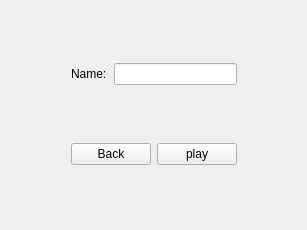
<?xml version="1.0" encoding="UTF-8"?>
<ui version="4.0">
 <class>Form</class>
 <widget class="QWidget" name="Form">
  <property name="geometry">
   <rect>
    <x>0</x>
    <y>0</y>
    <width>307</width>
    <height>230</height>
   </rect>
  </property>
  <property name="windowTitle">
   <string>Form</string>
  </property>
  <layout class="QGridLayout" name="gridLayout">
   <item row="0" column="0">
    <spacer name="horizontalSpacer">
     <property name="orientation">
      <enum>Qt::Horizontal</enum>
     </property>
     <property name="sizeHint" stdset="0">
      <size>
       <width>29</width>
       <height>20</height>
      </size>
     </property>
    </spacer>
   </item>
   <item row="0" column="1">
    <widget class="QLabel" name="label">
     <property name="text">
      <string>Name:</string>
     </property>
    </widget>
   </item>
   <item row="0" column="2" colspan="2">
    <widget class="QLineEdit" name="playerName">
     <property name="text">
      <string/>
     </property>
    </widget>
   </item>
   <item row="0" column="4">
    <spacer name="horizontalSpacer_2">
     <property name="orientation">
      <enum>Qt::Horizontal</enum>
     </property>
     <property name="sizeHint" stdset="0">
      <size>
       <width>29</width>
       <height>20</height>
      </size>
     </property>
    </spacer>
   </item>
   <item row="1" column="0">
    <spacer name="horizontalSpacer_3">
     <property name="orientation">
      <enum>Qt::Horizontal</enum>
     </property>
     <property name="sizeHint" stdset="0">
      <size>
       <width>29</width>
       <height>20</height>
      </size>
     </property>
    </spacer>
   </item>
   <item row="1" column="1" colspan="2">
    <widget class="QPushButton" name="backButton">
     <property name="text">
      <string>Back</string>
     </property>
    </widget>
   </item>
   <item row="1" column="3">
    <widget class="QPushButton" name="playButton">
     <property name="text">
      <string>play</string>
     </property>
    </widget>
   </item>
   <item row="1" column="4">
    <spacer name="horizontalSpacer_4">
     <property name="orientation">
      <enum>Qt::Horizontal</enum>
     </property>
     <property name="sizeHint" stdset="0">
      <size>
       <width>29</width>
       <height>20</height>
      </size>
     </property>
    </spacer>
   </item>
  </layout>
 </widget>
 <resources/>
 <connections>
  <connection>
   <sender>playButton</sender>
   <signal>clicked()</signal>
   <receiver>playerName</receiver>
   <slot>close()</slot>
   <hints>
    <hint type="sourcelabel">
     <x>181</x>
     <y>155</y>
    </hint>
    <hint type="destinationlabel">
     <x>183</x>
     <y>83</y>
    </hint>
   </hints>
  </connection>
  <connection>
   <sender>playButton</sender>
   <signal>clicked()</signal>
   <receiver>label</receiver>
   <slot>close()</slot>
   <hints>
    <hint type="sourcelabel">
     <x>213</x>
     <y>154</y>
    </hint>
    <hint type="destinationlabel">
     <x>83</x>
     <y>80</y>
    </hint>
   </hints>
  </connection>
  <connection>
   <sender>backButton</sender>
   <signal>clicked()</signal>
   <receiver>playerName</receiver>
   <slot>show()</slot>
   <hints>
    <hint type="sourcelabel">
     <x>126</x>
     <y>147</y>
    </hint>
    <hint type="destinationlabel">
     <x>154</x>
     <y>80</y>
    </hint>
   </hints>
  </connection>
  <connection>
   <sender>backButton</sender>
   <signal>clicked()</signal>
   <receiver>label</receiver>
   <slot>show()</slot>
   <hints>
    <hint type="sourcelabel">
     <x>94</x>
     <y>157</y>
    </hint>
    <hint type="destinationlabel">
     <x>79</x>
     <y>81</y>
    </hint>
   </hints>
  </connection>
 </connections>
</ui>
